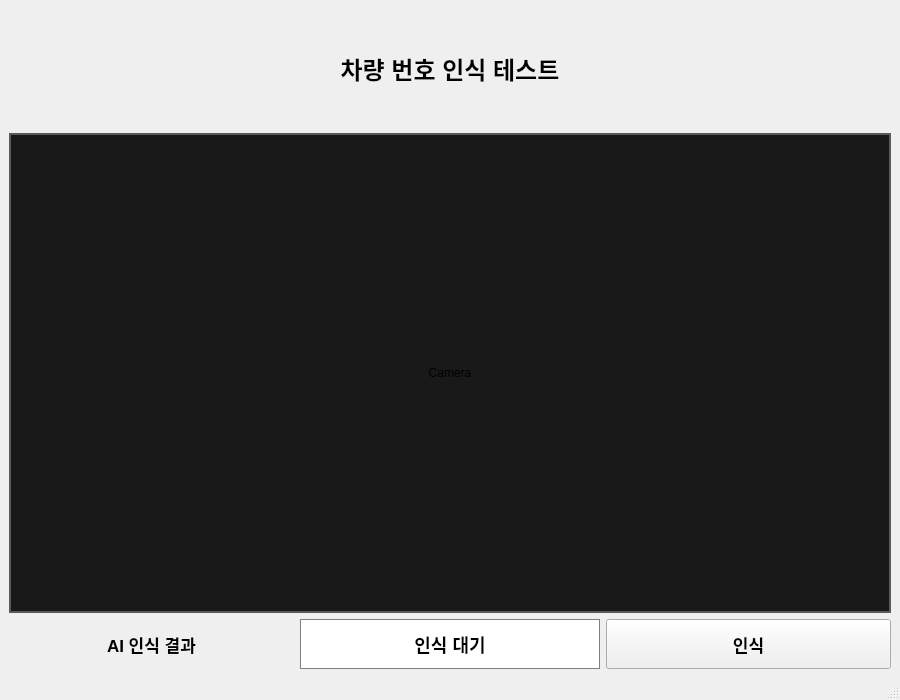
<?xml version="1.0" encoding="UTF-8"?>
<ui version="4.0">
 <class>MainWindow</class>
 <widget class="QMainWindow" name="MainWindow">
  <property name="geometry">
   <rect>
    <x>0</x>
    <y>0</y>
    <width>900</width>
    <height>700</height>
   </rect>
  </property>
  <property name="windowTitle">
   <string>Parking AI Recognition</string>
  </property>
  <widget class="QWidget" name="centralwidget">
   <layout class="QVBoxLayout" name="verticalLayout">
    <item>
     <widget class="QLabel" name="lblTitle">
      <property name="minimumSize">
       <size>
        <width>0</width>
        <height>40</height>
       </size>
      </property>
      <property name="font">
       <font>
        <pointsize>18</pointsize>
        <bold>true</bold>
       </font>
      </property>
      <property name="text">
       <string>차량 번호 인식 테스트</string>
      </property>
      <property name="alignment">
       <set>Qt::AlignCenter</set>
      </property>
     </widget>
    </item>
    <item>
     <widget class="QLabel" name="lblImg">
      <property name="minimumSize">
       <size>
        <width>640</width>
        <height>480</height>
       </size>
      </property>
      <property name="styleSheet">
       <string notr="true">background-color: rgb(25, 25, 25);
border: 2px solid rgb(90, 90, 90);</string>
      </property>
      <property name="text">
       <string>Camera</string>
      </property>
      <property name="alignment">
       <set>Qt::AlignCenter</set>
      </property>
     </widget>
    </item>
    <item>
     <layout class="QHBoxLayout" name="horizontalLayout">
      <item>
       <widget class="QLabel" name="lblResultTitle">
        <property name="minimumSize">
         <size>
          <width>120</width>
          <height>50</height>
         </size>
        </property>
        <property name="font">
         <font>
          <pointsize>13</pointsize>
          <bold>true</bold>
         </font>
        </property>
        <property name="text">
         <string>AI 인식 결과</string>
        </property>
        <property name="alignment">
         <set>Qt::AlignCenter</set>
        </property>
       </widget>
      </item>
      <item>
       <widget class="QLabel" name="lblResult">
        <property name="minimumSize">
         <size>
          <width>300</width>
          <height>50</height>
         </size>
        </property>
        <property name="styleSheet">
         <string notr="true">background-color: white;
border: 1px solid gray;
font-size: 18px;
font-weight: bold;</string>
        </property>
        <property name="text">
         <string>인식 대기</string>
        </property>
        <property name="alignment">
         <set>Qt::AlignCenter</set>
        </property>
       </widget>
      </item>
      <item>
       <widget class="QPushButton" name="btnRecognition">
        <property name="minimumSize">
         <size>
          <width>150</width>
          <height>50</height>
         </size>
        </property>
        <property name="font">
         <font>
          <pointsize>13</pointsize>
          <bold>true</bold>
         </font>
        </property>
        <property name="text">
         <string>인식</string>
        </property>
       </widget>
      </item>
     </layout>
    </item>
   </layout>
  </widget>
  <widget class="QMenuBar" name="menubar">
   <property name="geometry">
    <rect>
     <x>0</x>
     <y>0</y>
     <width>900</width>
     <height>21</height>
    </rect>
   </property>
  </widget>
  <widget class="QStatusBar" name="statusbar"/>
 </widget>
 <resources/>
 <connections/>
</ui>
